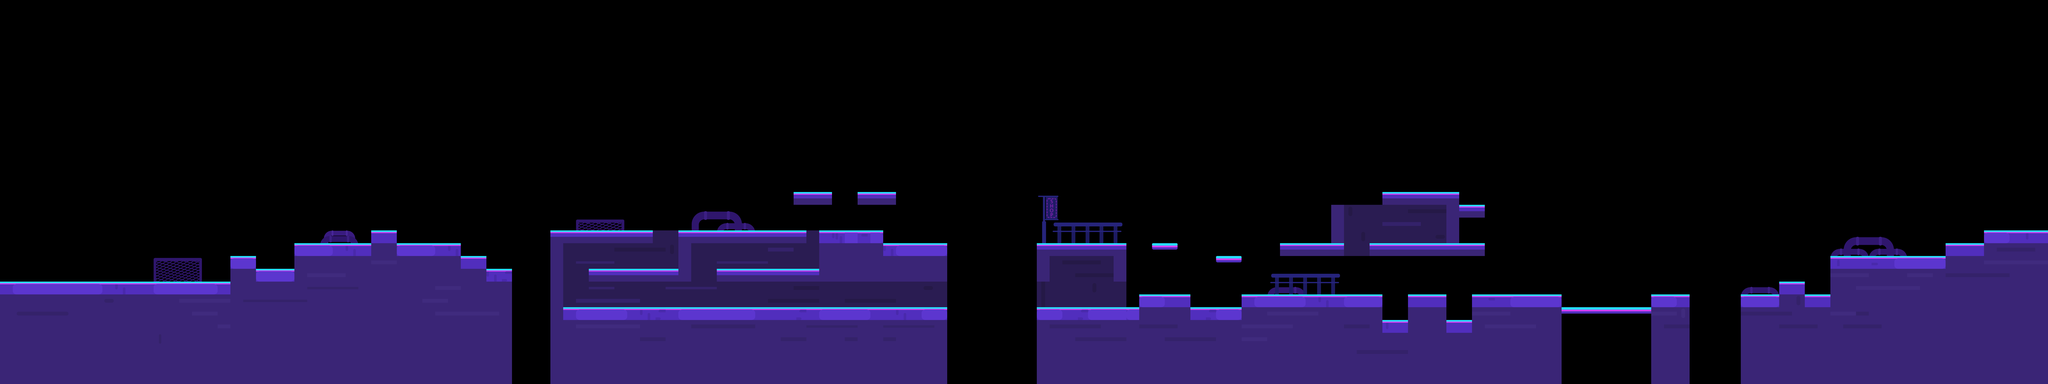

This is a level from a 2D game, rendered from its Tiled map with the project's own tilesets. A one-line summary and the map file follow, with tile-layer data summarised:
An orthogonal 160x30 tile map with 80x80 px tiles, 4 tile layers (dizhuan, dizhuan1, dizhuan2, dizhuan3).

<map version="1.0" orientation="orthogonal" renderorder="right-down" width="160" height="30" tilewidth="80" tileheight="80">
 <tileset firstgid="1" name="bj_4_1" tilewidth="80" tileheight="80">
  <image source="bj_4_1.png" width="1120" height="640" />
 </tileset>
 <layer name="dizhuan" width="160" height="30">
  <data>[4800 cells, 1748 non-empty, 12 distinct tile ids]</data>
 </layer>
 <layer name="dizhuan1" width="160" height="30">
  <data>[4800 cells, 134 non-empty, 8 distinct tile ids]</data>
 </layer>
 <layer name="dizhuan2" width="160" height="30">
  <data>[4800 cells, 225 non-empty, 49 distinct tile ids]</data>
 </layer>
 <layer name="dizhuan3" width="160" height="30">
  <data>[4800 cells, 58 non-empty, 31 distinct tile ids]</data>
 </layer>
</map>
